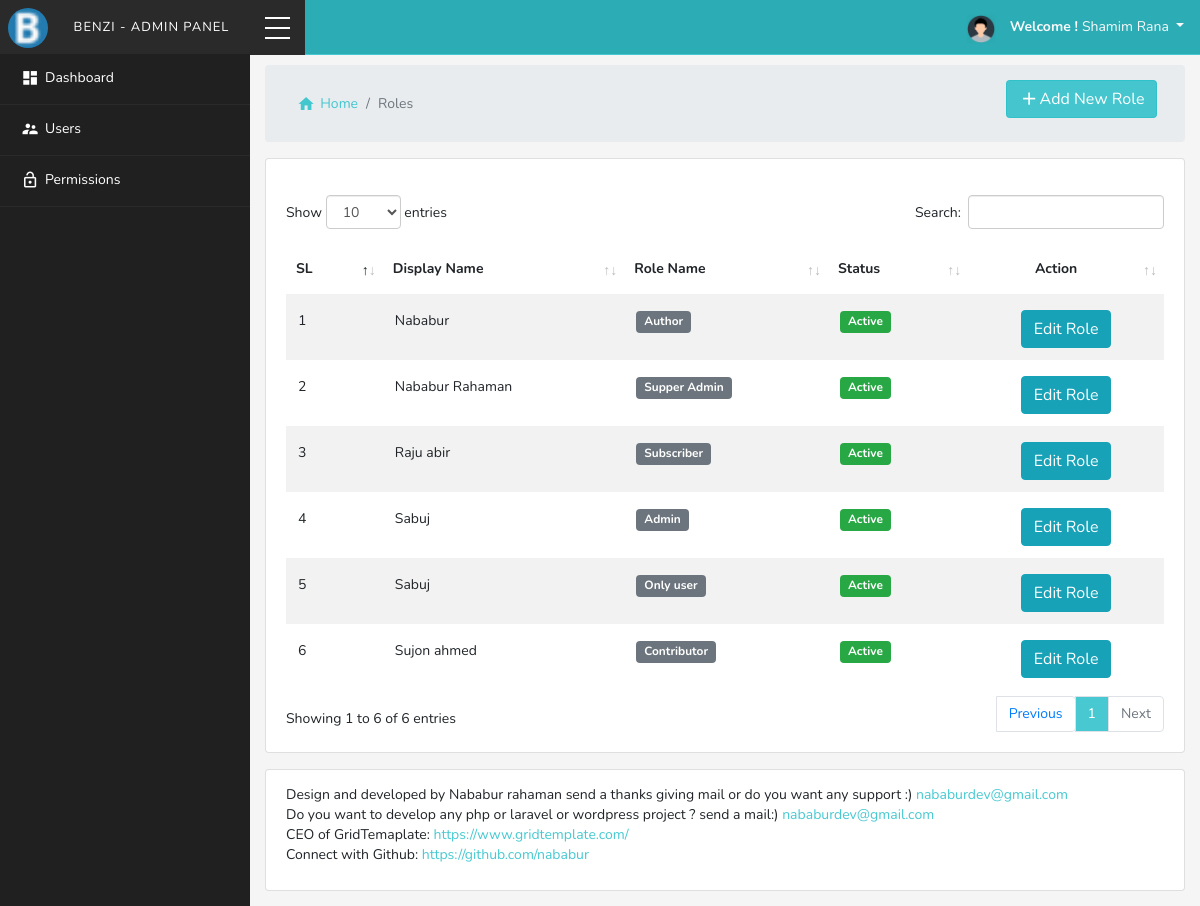
Page /role.php (signed in) on the committed database.
### tables this page shows
CREATE TABLE `tbl_app_settings` (
  `app_id` int(11) NOT NULL,
  `app_name` varchar(255) NOT NULL,
  `title` varchar(255) NOT NULL,
  `front_name` varchar(255) NOT NULL,
  `favicon` varchar(255) NOT NULL,
  `logo` varchar(255) NOT NULL
);

CREATE TABLE `tbl_roles` (
  `roleid` int(11) NOT NULL,
  `rolename` varchar(255) NOT NULL,
  `roledname` varchar(255) NOT NULL,
  `permission_items` varchar(255) NOT NULL,
  `status` int(11) NOT NULL DEFAULT 0
);

### app/classes/Frontend.php (called while the page is built, shortened)
<?php
$filepath = realpath(dirname(__FILE__));
include_once ($filepath.'/../lib/Database.php');
class Frontend{
	private $table = "tbl_app_settings";
	private $db;
	public function __construct(){
		$this->db = new Database();
	}
	public function selectfrontendpart(){
		$query = "SELECT * FROM $this->table";
		$result = $this->db->select($query);
		return $result;
	}
}

### app/lib/Database.php (called while the page is built, shortened)
<?php
Class Database{
   public $host   = DB_HOST;
   public $user   = DB_USER;
   public $pass   = DB_PASS;
   public $dbname = DB_NAME;
   public $link;
  private function connectDB(){
     $this->link = new mysqli($this->host, $this->user, $this->pass, $this->dbname);
  }
  public function select($query){
      $result = $this->link->query($query) or die($this->link->error.__LINE__);
      if($result->num_rows > 0){
        return $result;
      } else {
        return false;
      }
   }
}

### app/lib/Session.php (called while the page is built, shortened)
<?php
class Session{
   public static function get($key){
    if (isset($_SESSION[$key])) {
      return $_SESSION[$key];
    } else {
      return false;
    }
   }
}
?>

### app/classes/Roles.php (called while the page is built, shortened)
<?php
$filepath = realpath(dirname(__FILE__));
include_once ($filepath.'/../lib/Database.php');
class Roles{
	private $table = "tbl_roles";
	private $db;
	public function __construct(){
		$this->db = new Database();
	}
	public function selectAllRole(){
		$query = "SELECT * FROM $this->table ORDER BY roledname";
		$result = $this->db->select($query);
		return $result;
	}
}

### role.php (the view, shortened to what this page needs)
<?php include 'app/inc/header.php'; ?>
<section class="d-flex" id="wrapper">
   <?php include 'app/inc/sidebar.php'; ?>
   <div class="page-content-wrapper">
      <div class="content-header">
         <nav aria-label="breadcrumb">
            <ol class="breadcrumb">
               <li class="breadcrumb-item"><a href="dashboard.php"><i class="material-icons">home</i>Home</a></li>
               <li class="breadcrumb-item active" aria-current="page">Roles</li>
            </ol>
         </nav>
         <div class="create-item">
            <a href="createrole.php" class="theme-primary-btn btn btn-primary"><i class="material-icons">add</i>Add New
               Role</a>
         </div>
      </div>
      <div class="main-content">
         <div class="row mt-3">
            <div class="col-md-12">
               <div class="card bg-white">
                  <div class="card-body mt-3">
                     <div class="table-responsive">
                        <table id="roleTable" class="table table-striped table-borderless" style="width:100%">
                           <thead>
                              <tr>
                                 <th>SL</th>
                                 <th>Display Name</th>
                                 <th>Role Name</th>
                                 <th>Status</th>
                                 <th class="text-center">Action</th>
                              </tr>
                           </thead>
                           <tbody>
                              <?php
                                    $rolelist = $rol->selectAllRole();
                                    if ($rolelist) {
                                        $i = 0;
                                        while ($result = $rolelist->fetch_assoc()) {
                                            $i++;
                                 ?>
                              <tr>
                                 <td class="pt-3"><?php echo $i; ?></td>
                                 <td class="pt-3"><?php echo $result['roledname']; ?></td>
                                 <td class="pt-3"><span
                                       class="badge badge-lg badge-secondary text-white"><?php echo $result['rolename']; ?></span>
                                 </td>
                                 <td class="pt-3">
                                    <?php if ($result['status'] == '0') {?>
                                    <span class="badge badge-lg badge-success text-white">Active</span>
                                    <?php }elseif($result['status'] == '1'){  ?>
                                    <span class="badge badge-lg badge-warning text-white">Deactive</span>
                                    <?php } ?>
                                 </td>
                                 <td class="text-center pt-3">
                                    <a class="btn btn-info"
                                       href="editrole.php?roleid=<?php echo $result['roleid']; ?>">Edit Role</a>
                                 </td>
                              </tr>
                              <?php }}else{  ?>
                              <tr>
                                 <td colspan="5" class="text-center">No role created yet !</td>
                              </tr>
                              <?php } ?>
                        </table>
                     </div>
                  </div>
               </div>
            </div>
         </div>
         <div class="row mt-3">
            <div class="col-md-12">
               <div class="card ">
                  <div class="card-body footer-p">
                     <p>Design and developed by Nababur rahaman send a thanks giving mail or do you want any support :)
                        <a href="mailto:nababurdev@gmail.com">nababurdev@gmail.com</a>
                     </p>
                     <p>Do you want to develop any php or laravel or wordpress project ? send a mail:) <a
                           href="mailto:nababurdev@gmail.com">nababurdev@gmail.com</a> </p>
                     <p>CEO of GridTemaplate: <a target="_blank"
                           href="https://www.gridtemplate.com/">https://www.gridtemplate.com/</a>
                     </p>
                     <p>Connect with Github: <a target="_blank"
                           href="https://github.com/nababur">https://github.com/nababur</a>
                     </p>
                  </div>
               </div>
            </div>
         </div>
      </div>
   </div>
</section>
<?php include 'app/inc/footer.php'; ?>

### app/inc/header.php (shortened to what this page needs)
<?php
$filepath = realpath(dirname(__FILE__));
include ($filepath.'/../lib/Session.php');
include ($filepath.'/../lib/Database.php');
$rol = new Roles();
$fr = new Frontend();
 ?>
<!DOCTYPE html>
<html lang="en">
<head>
   <link rel="stylesheet" href="assets/iconfont/material-icons.css">
   <link rel="stylesheet" href="assets/css/bootstrap-datetimepicker.min.css">
   <link rel="stylesheet" href="assets/css/select2.min.css">
   <link rel="stylesheet" href="assets/css/select2-bootstrap.min.css">
   <link rel="stylesheet" href="assets/icofont/icofont.min.css">
   <link href="assets/css/dataTables.bootstrap4.min.css" rel="stylesheet" media="screen">
   <link href="assets/css/Chart.min.css" rel="stylesheet" media="screen">
   <link href="assets/css/animate.css" rel="stylesheet" media="screen">
   <link href="assets/css/normalize.css" rel="stylesheet" media="screen">
   <link rel="stylesheet" href="assets/css/bootstrap.min.css">
   <link rel="stylesheet" href="assets/css/style.css">
   <link rel="stylesheet" href="assets/css/responsive.css">
</head>
<body>
   <header>
      <div class="header">
         <div class="navigation">
            <nav class="navbar navbar-expand-lg navbar-bg">
               <div class="brand-logo">
                  <a class="navbar-brand" href="dashboard.php" id="menu-action">
                     <?php
              $header_contents = $fr->selectfrontendpart();
              if ($header_contents) {
                while ($result = $header_contents->fetch_assoc()) {
             ?>
                     <span>
                        <?php if (isset($result['logo'])) { ?>
                        <img width="40" align='middle' src="assets/images/icons/favicon.png" alt="your image"
                           title='' />
                        <?php }else{ ?>
                        <img width="40" align='middle' src="assets/images/icons/favicon.png" alt="your image" title=''>
                        <?php } ?>
                        <?php  if (isset($result['app_name'])) {
              echo $result['app_name'];
            } else{?>
                     </span>
                     <span>Benzi - Admin Panel</span>
                     <?php }} }?>
                  </a>
                  <div id="nav-toggle">
                     <div class="cta">
                        <div class="toggle-btn type1"></div>
                     </div>
                  </div>
               </div>
               <div class="collapse navbar-collapse pr-3" id="#">
                  <ul class="navbar-nav user-info d-desktop ml-auto mt-2 mt-lg-0">
                     <li class="nav-item dropdown show">
                        <a href="#" class="navbar-nav-link dropdown-toggle text-light" data-toggle="dropdown"
                           aria-expanded="true">
                           <div class="user-photo">
                              <?php
                       $profilePhoto = Session::get('profilePhoto');
                       if(file_exists($profilePhoto)){ ?>
                              <img width="70" src="<?php echo $profilePhoto; ?>" alt="">
                              <?php }else{?>
                              <img width="70" align='middle' src="app/uploads/userAvatar/dev.jpg" alt="your image"
                                 title='' />
                              <?php } ?>
                           </div>
                           <strong>Welcome ! </strong><?php echo $userName = Session::get('userName'); ?>
                        </a>
                     </li>
                  </ul>
               </div>
            </nav>
         </div>
      </div>
   </header>

### assets/css/style.css (style rules this page uses)
body { font-size: 14px; background: #f5f5f5; padding: 0; margin: 0; font-family: 'Nunito', sans-serif; }
a { color: rgba(43, 193, 202, 0.87); text-decoration: none; background-color: transparent; }
a, a:active, a:focus, button, button:focus, button:active, .btn, .btn:focus, .btn:active:focus, .btn.active:focus, .btn.focus, .btn.focus:active, .btn.active.focus { outline: none; outline: 0; }
*:before, *:after { -webkit-box-sizing: border-box; -moz-box-sizing: border-box; box-sizing: border-box; }
i, a i { vertical-align: middle; top: -1px; position: relative; font-size: 1.3em !important; }
.d-desktop { display: block }
.theme-primary-btn { background: rgba(45,192,201,.87);border-color: rgba(45,192,201,.87) }
.brand-logo { position: relative; }
.navigation nav.navbar { padding: 0; margin: 0; }
.navigation nav.navbar a.navbar-brand { padding: 0; margin: 0 }
.navigation nav.navbar ul.user-info li a { text-decoration: none }
.navbar-bg { background: rgba(45,192,201,.87) }
.user-photo { display: inline-block; vertical-align: middle; width: 30px; border-radius: 3px; overflow: hidden; margin-right: 10px; }
.user-photo img { width: 100%;border-radius: 3px; }
#nav-toggle { height: 55px; width: 55px; border-radius: 0; display: flex; align-items: center; justify-content: center; transition: all 1s ease; background: #2a2a2a; position: absolute; right: -55px; }
.cta { height: 55px; width: 55px; cursor: pointer; }
.toggle-btn { height: 2px; width: 25px; background-color: #fff; position: relative; top: 50%; left: 0; margin: auto; transition: all 0.3s ease-in-out; }
.toggle-btn:before { content: ""; height: 2px; width: 25px; box-shadow: 0 -10px 0 0 #fff; position: absolute; top: 0; left: 0; transition: all 0.3s ease-in-out; }
.toggle-btn:after { content: ""; height: 2px; width: 25px; box-shadow: 0 10px 0 0 #fff; position: absolute; top: 0; left: 0; transition: all 0.3s ease-in-out; }
.d-flex { display: flex !important; }
p { font-size: 16px; line-height: 1.42857143; }
.header { position: fixed; z-index: 10; top: -1px; left: 0; background:#2a2a2a; width: 100%; height: 55px; line-height: 55px; color: #fff; }
.header #menu-action { display: block; float: left; width: 250px; line-height: 55px; height: 55px; margin-right: 0px; color: #fff; text-decoration: none; text-align: center; background: #2a2a2a; font-size: 13px; text-transform: uppercase; letter-spacing: 1px; -webkit-transition: all 0.2s ease-in-out; transition: all 0.2s ease-in-out; }
.header #menu-action span { -webkit-transition: all 0.2s ease-in-out; transition: all 0.2s ease-in-out; }
.page-content-wrapper { min-width: 0; width: 100%; }
.page-content-wrapper { position: relative; display: block; top: 50px; left: 0; padding: 15px; padding-left: 265px; -webkit-transition: all 0.2s ease-in-out; transition: all 0.2s ease-in-out; }
table { background: white; }
.content-header { position: relative; }
.content-header .breadcrumb { display: -ms-flexbox; display: flex; -ms-flex-wrap: wrap; flex-wrap: wrap; padding: 1.75rem 2rem; }
nav ol.breadcrumb li.breadcrumb-item a i { margin-right: 5px }
nav ol.breadcrumb li.breadcrumb-item a { text-decoration: none }
.content-header .create-item { position: absolute; right: 3%; top: 20%; }
.badge-lg { padding: 5px 8px; font-size: 85%; }
.permissions .table td, .table th { padding: 15px 10px; vertical-align: top; border-top: 1px solid #dee2e6; }
span img { border-radius: 200px; display: inline-block; float: left; margin-right: 5px; margin-top: 8px; margin-left: 8px; }
.btn-primary { color: #fff; background-color: rgba(45,192,201,.87); }
.footer-p p { font-size: 14px;line-height: 10px;margin-bottom: 10px; }

### rows in the picture
tbl_app_settings: app_name "BENZI - ADMIN PANEL"
tbl_roles: roledname "Nababur", rolename "Author", status "Active"
tbl_roles: roledname "Nababur Rahaman", rolename "Supper Admin", status "Active"
tbl_roles: roledname "Raju abir", rolename "Subscriber", status "Active"
tbl_roles: roledname "Sabuj", rolename "Admin", status "Active"
tbl_roles: roledname "Sabuj", rolename "Only user", status "Active"
tbl_roles: roledname "Sujon ahmed", rolename "Contributor", status "Active"

### other values in the picture
$userName = Session::get('userName') "Shamim Rana"
